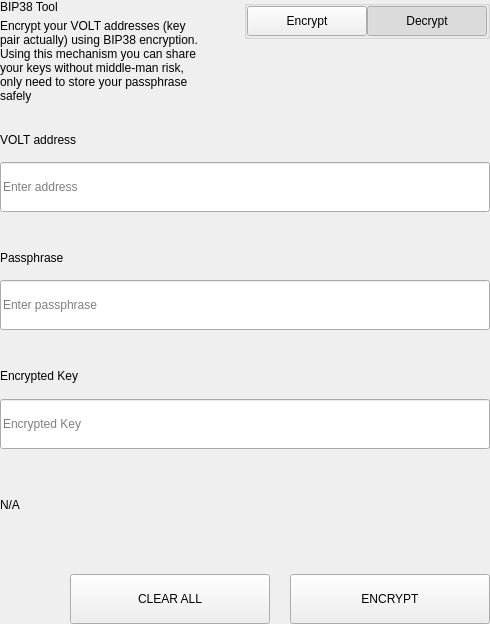
<?xml version="1.0" encoding="UTF-8"?>
<ui version="4.0">
 <class>SettingsBitToolWidget</class>
 <widget class="QWidget" name="SettingsBitToolWidget">
  <property name="geometry">
   <rect>
    <x>0</x>
    <y>0</y>
    <width>490</width>
    <height>624</height>
   </rect>
  </property>
  <property name="windowTitle">
   <string notr="true">N/A</string>
  </property>
  <layout class="QVBoxLayout" name="verticalLayout">
   <property name="spacing">
    <number>0</number>
   </property>
   <property name="leftMargin">
    <number>0</number>
   </property>
   <property name="topMargin">
    <number>0</number>
   </property>
   <property name="rightMargin">
    <number>0</number>
   </property>
   <property name="bottomMargin">
    <number>0</number>
   </property>
   <item>
    <widget class="QWidget" name="left" native="true">
     <layout class="QVBoxLayout" name="verticalLayout_3">
      <property name="leftMargin">
       <number>0</number>
      </property>
      <property name="topMargin">
       <number>0</number>
      </property>
      <property name="rightMargin">
       <number>0</number>
      </property>
      <property name="bottomMargin">
       <number>0</number>
      </property>
      <item>
       <layout class="QVBoxLayout" name="verticalLayout_2">
        <property name="spacing">
         <number>0</number>
        </property>
        <item>
         <layout class="QHBoxLayout" name="horizontalLayout_3" stretch="3,1">
          <property name="spacing">
           <number>40</number>
          </property>
          <item>
           <layout class="QVBoxLayout" name="verticalLayoutTitle">
            <property name="spacing">
             <number>5</number>
            </property>
            <item>
             <widget class="QLabel" name="labelTitle">
              <property name="text">
               <string>BIP38 Tool</string>
              </property>
             </widget>
            </item>
            <item>
             <widget class="QLabel" name="labelSubtitle1">
              <property name="text">
               <string>Encrypt your VOLT addresses (key pair actually) using BIP38 encryption.
Using this mechanism you can share your keys without middle-man risk, only need to store your passphrase safely</string>
              </property>
              <property name="wordWrap">
               <bool>true</bool>
              </property>
             </widget>
            </item>
           </layout>
          </item>
          <item alignment="Qt::AlignTop">
           <widget class="QGroupBox" name="groupBox">
            <property name="title">
             <string/>
            </property>
            <property name="alignment">
             <set>Qt::AlignLeading|Qt::AlignLeft|Qt::AlignTop</set>
            </property>
            <layout class="QHBoxLayout" name="horizontalLayout_4">
             <property name="spacing">
              <number>0</number>
             </property>
             <property name="leftMargin">
              <number>0</number>
             </property>
             <property name="topMargin">
              <number>0</number>
             </property>
             <property name="rightMargin">
              <number>0</number>
             </property>
             <property name="bottomMargin">
              <number>0</number>
             </property>
             <item>
              <spacer name="horizontalSpacer">
               <property name="orientation">
                <enum>Qt::Horizontal</enum>
               </property>
               <property name="sizeHint" stdset="0">
                <size>
                 <width>40</width>
                 <height>20</height>
                </size>
               </property>
              </spacer>
             </item>
             <item>
              <widget class="QPushButton" name="pushLeft">
               <property name="minimumSize">
                <size>
                 <width>120</width>
                 <height>30</height>
                </size>
               </property>
               <property name="maximumSize">
                <size>
                 <width>120</width>
                 <height>30</height>
                </size>
               </property>
               <property name="focusPolicy">
                <enum>Qt::NoFocus</enum>
               </property>
               <property name="text">
                <string>Encrypt</string>
               </property>
               <property name="checkable">
                <bool>true</bool>
               </property>
               <property name="autoExclusive">
                <bool>true</bool>
               </property>
              </widget>
             </item>
             <item>
              <widget class="QPushButton" name="pushRight">
               <property name="minimumSize">
                <size>
                 <width>120</width>
                 <height>30</height>
                </size>
               </property>
               <property name="maximumSize">
                <size>
                 <width>120</width>
                 <height>30</height>
                </size>
               </property>
               <property name="focusPolicy">
                <enum>Qt::NoFocus</enum>
               </property>
               <property name="text">
                <string>Decrypt</string>
               </property>
               <property name="checkable">
                <bool>true</bool>
               </property>
               <property name="checked">
                <bool>true</bool>
               </property>
               <property name="autoExclusive">
                <bool>true</bool>
               </property>
              </widget>
             </item>
            </layout>
           </widget>
          </item>
         </layout>
        </item>
        <item>
         <widget class="QStackedWidget" name="stackedWidget">
          <property name="currentIndex">
           <number>1</number>
          </property>
          <widget class="QWidget" name="pageDecrypt">
           <layout class="QVBoxLayout" name="verticalLayout_5">
            <property name="spacing">
             <number>0</number>
            </property>
            <property name="leftMargin">
             <number>0</number>
            </property>
            <property name="topMargin">
             <number>0</number>
            </property>
            <property name="rightMargin">
             <number>0</number>
            </property>
            <property name="bottomMargin">
             <number>0</number>
            </property>
            <item>
             <widget class="QWidget" name="widget" native="true">
              <property name="minimumSize">
               <size>
                <width>0</width>
                <height>100</height>
               </size>
              </property>
              <layout class="QVBoxLayout" name="verticalLayout_4">
               <property name="spacing">
                <number>0</number>
               </property>
               <property name="leftMargin">
                <number>0</number>
               </property>
               <property name="topMargin">
                <number>0</number>
               </property>
               <property name="rightMargin">
                <number>0</number>
               </property>
               <property name="bottomMargin">
                <number>0</number>
               </property>
               <item>
                <spacer name="verticalSpacer_2">
                 <property name="orientation">
                  <enum>Qt::Vertical</enum>
                 </property>
                 <property name="sizeType">
                  <enum>QSizePolicy::Fixed</enum>
                 </property>
                 <property name="sizeHint" stdset="0">
                  <size>
                   <width>20</width>
                   <height>20</height>
                  </size>
                 </property>
                </spacer>
               </item>
               <item>
                <layout class="QHBoxLayout" name="horizontalLayout_6" stretch="2">
                 <property name="spacing">
                  <number>0</number>
                 </property>
                 <item>
                  <layout class="QVBoxLayout" name="verticalLayout_7">
                   <property name="spacing">
                    <number>9</number>
                   </property>
                   <item>
                    <widget class="QLabel" name="labelSubtitleKey">
                     <property name="minimumSize">
                      <size>
                       <width>0</width>
                       <height>20</height>
                      </size>
                     </property>
                     <property name="maximumSize">
                      <size>
                       <width>16777215</width>
                       <height>20</height>
                      </size>
                     </property>
                     <property name="text">
                      <string>Encrypted key</string>
                     </property>
                    </widget>
                   </item>
                   <item>
                    <widget class="QLineEdit" name="lineEditKey">
                     <property name="minimumSize">
                      <size>
                       <width>0</width>
                       <height>50</height>
                      </size>
                     </property>
                     <property name="maximumSize">
                      <size>
                       <width>16777215</width>
                       <height>50</height>
                      </size>
                     </property>
                     <property name="placeholderText">
                      <string>Enter a encrypted key</string>
                     </property>
                    </widget>
                   </item>
                  </layout>
                 </item>
                </layout>
               </item>
               <item>
                <spacer name="verticalSpacer_3">
                 <property name="orientation">
                  <enum>Qt::Vertical</enum>
                 </property>
                 <property name="sizeType">
                  <enum>QSizePolicy::Fixed</enum>
                 </property>
                 <property name="sizeHint" stdset="0">
                  <size>
                   <width>20</width>
                   <height>20</height>
                  </size>
                 </property>
                </spacer>
               </item>
               <item>
                <layout class="QVBoxLayout" name="verticalLayout_9">
                 <property name="spacing">
                  <number>9</number>
                 </property>
                 <item>
                  <widget class="QLabel" name="labelSubtitlePassphrase">
                   <property name="maximumSize">
                    <size>
                     <width>16777215</width>
                     <height>20</height>
                    </size>
                   </property>
                   <property name="text">
                    <string>Passphrase</string>
                   </property>
                  </widget>
                 </item>
                 <item>
                  <widget class="QLineEdit" name="lineEditPassphrase">
                   <property name="minimumSize">
                    <size>
                     <width>0</width>
                     <height>50</height>
                    </size>
                   </property>
                   <property name="maximumSize">
                    <size>
                     <width>16777215</width>
                     <height>50</height>
                    </size>
                   </property>
                   <property name="placeholderText">
                    <string>Enter a passphrase</string>
                   </property>
                  </widget>
                 </item>
                </layout>
               </item>
               <item>
                <spacer name="verticalSpacer_4">
                 <property name="orientation">
                  <enum>Qt::Vertical</enum>
                 </property>
                 <property name="sizeType">
                  <enum>QSizePolicy::Fixed</enum>
                 </property>
                 <property name="sizeHint" stdset="0">
                  <size>
                   <width>20</width>
                   <height>20</height>
                  </size>
                 </property>
                </spacer>
               </item>
               <item>
                <widget class="QWidget" name="widget_3" native="true">
                 <property name="sizePolicy">
                  <sizepolicy hsizetype="Preferred" vsizetype="Fixed">
                   <horstretch>0</horstretch>
                   <verstretch>0</verstretch>
                  </sizepolicy>
                 </property>
                 <layout class="QVBoxLayout" name="verticalLayout_10">
                  <property name="spacing">
                   <number>9</number>
                  </property>
                  <property name="leftMargin">
                   <number>0</number>
                  </property>
                  <property name="topMargin">
                   <number>0</number>
                  </property>
                  <property name="rightMargin">
                   <number>0</number>
                  </property>
                  <property name="bottomMargin">
                   <number>0</number>
                  </property>
                  <item>
                   <widget class="QLabel" name="labelSubtitleDecryptResult">
                    <property name="minimumSize">
                     <size>
                      <width>0</width>
                      <height>20</height>
                     </size>
                    </property>
                    <property name="maximumSize">
                     <size>
                      <width>16777215</width>
                      <height>20</height>
                     </size>
                    </property>
                    <property name="text">
                     <string>Decrypted address result</string>
                    </property>
                   </widget>
                  </item>
                  <item>
                   <widget class="QWidget" name="widget_4" native="true">
                    <layout class="QHBoxLayout" name="horizontalLayout" stretch="6,0,1">
                     <property name="spacing">
                      <number>0</number>
                     </property>
                     <property name="leftMargin">
                      <number>0</number>
                     </property>
                     <property name="topMargin">
                      <number>0</number>
                     </property>
                     <property name="rightMargin">
                      <number>0</number>
                     </property>
                     <property name="bottomMargin">
                      <number>0</number>
                     </property>
                     <item alignment="Qt::AlignVCenter">
                      <widget class="QLineEdit" name="lineEditDecryptResult">
                       <property name="minimumSize">
                        <size>
                         <width>0</width>
                         <height>50</height>
                        </size>
                       </property>
                       <property name="maximumSize">
                        <size>
                         <width>16777215</width>
                         <height>50</height>
                        </size>
                       </property>
                       <property name="placeholderText">
                        <string>Decrypted Address</string>
                       </property>
                      </widget>
                     </item>
                     <item>
                      <spacer name="horizontalSpacer_4">
                       <property name="orientation">
                        <enum>Qt::Horizontal</enum>
                       </property>
                       <property name="sizeType">
                        <enum>QSizePolicy::Fixed</enum>
                       </property>
                       <property name="sizeHint" stdset="0">
                        <size>
                         <width>20</width>
                         <height>50</height>
                        </size>
                       </property>
                      </spacer>
                     </item>
                     <item>
                      <widget class="QPushButton" name="pushButtonImport">
                       <property name="minimumSize">
                        <size>
                         <width>140</width>
                         <height>40</height>
                        </size>
                       </property>
                       <property name="text">
                        <string>Import Address</string>
                       </property>
                      </widget>
                     </item>
                    </layout>
                   </widget>
                  </item>
                 </layout>
                </widget>
               </item>
               <item>
                <widget class="QLabel" name="statusLabel_DEC">
                 <property name="maximumSize">
                  <size>
                   <width>16777215</width>
                   <height>40</height>
                  </size>
                 </property>
                 <property name="text">
                  <string/>
                 </property>
                </widget>
               </item>
               <item>
                <spacer name="verticalSpacer">
                 <property name="orientation">
                  <enum>Qt::Vertical</enum>
                 </property>
                 <property name="sizeType">
                  <enum>QSizePolicy::Preferred</enum>
                 </property>
                 <property name="sizeHint" stdset="0">
                  <size>
                   <width>20</width>
                   <height>20</height>
                  </size>
                 </property>
                </spacer>
               </item>
               <item>
                <layout class="QHBoxLayout" name="horizontalLayout_7">
                 <property name="spacing">
                  <number>0</number>
                 </property>
                 <item>
                  <spacer name="horizontalSpacer_5">
                   <property name="orientation">
                    <enum>Qt::Horizontal</enum>
                   </property>
                   <property name="sizeType">
                    <enum>QSizePolicy::Expanding</enum>
                   </property>
                   <property name="sizeHint" stdset="0">
                    <size>
                     <width>40</width>
                     <height>20</height>
                    </size>
                   </property>
                  </spacer>
                 </item>
                 <item>
                  <widget class="QPushButton" name="pushButtonDecryptClear">
                   <property name="minimumSize">
                    <size>
                     <width>200</width>
                     <height>50</height>
                    </size>
                   </property>
                   <property name="maximumSize">
                    <size>
                     <width>200</width>
                     <height>50</height>
                    </size>
                   </property>
                   <property name="text">
                    <string>CLEAR</string>
                   </property>
                  </widget>
                 </item>
                 <item>
                  <spacer name="horizontalSpacer_3">
                   <property name="orientation">
                    <enum>Qt::Horizontal</enum>
                   </property>
                   <property name="sizeType">
                    <enum>QSizePolicy::Fixed</enum>
                   </property>
                   <property name="sizeHint" stdset="0">
                    <size>
                     <width>20</width>
                     <height>20</height>
                    </size>
                   </property>
                  </spacer>
                 </item>
                 <item>
                  <widget class="QPushButton" name="pushButtonDecrypt">
                   <property name="minimumSize">
                    <size>
                     <width>200</width>
                     <height>50</height>
                    </size>
                   </property>
                   <property name="maximumSize">
                    <size>
                     <width>200</width>
                     <height>50</height>
                    </size>
                   </property>
                   <property name="text">
                    <string>DECRYPT KEY</string>
                   </property>
                  </widget>
                 </item>
                </layout>
               </item>
              </layout>
             </widget>
            </item>
           </layout>
          </widget>
          <widget class="QWidget" name="pageEncrypt">
           <layout class="QVBoxLayout" name="verticalLayout_11">
            <property name="spacing">
             <number>0</number>
            </property>
            <property name="leftMargin">
             <number>0</number>
            </property>
            <property name="topMargin">
             <number>0</number>
            </property>
            <property name="rightMargin">
             <number>0</number>
            </property>
            <property name="bottomMargin">
             <number>0</number>
            </property>
            <item>
             <spacer name="verticalSpacer_8">
              <property name="orientation">
               <enum>Qt::Vertical</enum>
              </property>
              <property name="sizeType">
               <enum>QSizePolicy::Fixed</enum>
              </property>
              <property name="sizeHint" stdset="0">
               <size>
                <width>20</width>
                <height>20</height>
               </size>
              </property>
             </spacer>
            </item>
            <item>
             <widget class="QWidget" name="containerAddressEnc" native="true">
              <layout class="QVBoxLayout" name="containerAddressEncLayout">
               <property name="spacing">
                <number>5</number>
               </property>
               <property name="leftMargin">
                <number>0</number>
               </property>
               <property name="topMargin">
                <number>0</number>
               </property>
               <property name="rightMargin">
                <number>0</number>
               </property>
               <property name="bottomMargin">
                <number>0</number>
               </property>
               <item>
                <widget class="QLabel" name="labelSubtitleAddress">
                 <property name="minimumSize">
                  <size>
                   <width>0</width>
                   <height>20</height>
                  </size>
                 </property>
                 <property name="maximumSize">
                  <size>
                   <width>16777215</width>
                   <height>20</height>
                  </size>
                 </property>
                 <property name="text">
                  <string>VOLT address</string>
                 </property>
                </widget>
               </item>
               <item>
                <widget class="QLineEdit" name="addressIn_ENC">
                 <property name="minimumSize">
                  <size>
                   <width>0</width>
                   <height>50</height>
                  </size>
                 </property>
                 <property name="placeholderText">
                  <string>Enter address</string>
                 </property>
                </widget>
               </item>
              </layout>
             </widget>
            </item>
            <item>
             <spacer name="verticalSpacer_6">
              <property name="orientation">
               <enum>Qt::Vertical</enum>
              </property>
              <property name="sizeType">
               <enum>QSizePolicy::Fixed</enum>
              </property>
              <property name="sizeHint" stdset="0">
               <size>
                <width>20</width>
                <height>20</height>
               </size>
              </property>
             </spacer>
            </item>
            <item>
             <widget class="QWidget" name="containerAddress" native="true">
              <layout class="QHBoxLayout" name="horizontalLayout_9" stretch="2">
               <property name="spacing">
                <number>0</number>
               </property>
               <property name="leftMargin">
                <number>0</number>
               </property>
               <property name="topMargin">
                <number>0</number>
               </property>
               <property name="rightMargin">
                <number>0</number>
               </property>
               <property name="bottomMargin">
                <number>0</number>
               </property>
               <item>
                <layout class="QVBoxLayout" name="verticalLayout_8">
                 <property name="spacing">
                  <number>5</number>
                 </property>
                 <item>
                  <widget class="QLabel" name="labelSubtitleMessage">
                   <property name="minimumSize">
                    <size>
                     <width>0</width>
                     <height>20</height>
                    </size>
                   </property>
                   <property name="maximumSize">
                    <size>
                     <width>16777215</width>
                     <height>20</height>
                    </size>
                   </property>
                   <property name="text">
                    <string>Passphrase</string>
                   </property>
                  </widget>
                 </item>
                 <item>
                  <widget class="QLineEdit" name="passphraseIn_ENC">
                   <property name="minimumSize">
                    <size>
                     <width>0</width>
                     <height>50</height>
                    </size>
                   </property>
                   <property name="maximumSize">
                    <size>
                     <width>16777215</width>
                     <height>50</height>
                    </size>
                   </property>
                   <property name="placeholderText">
                    <string>Enter passphrase</string>
                   </property>
                  </widget>
                 </item>
                </layout>
               </item>
              </layout>
             </widget>
            </item>
            <item>
             <spacer name="verticalSpacer_7">
              <property name="orientation">
               <enum>Qt::Vertical</enum>
              </property>
              <property name="sizeType">
               <enum>QSizePolicy::Fixed</enum>
              </property>
              <property name="sizeHint" stdset="0">
               <size>
                <width>20</width>
                <height>20</height>
               </size>
              </property>
             </spacer>
            </item>
            <item>
             <widget class="QWidget" name="widget_2" native="true">
              <property name="minimumSize">
               <size>
                <width>0</width>
                <height>75</height>
               </size>
              </property>
              <property name="maximumSize">
               <size>
                <width>16777215</width>
                <height>16777215</height>
               </size>
              </property>
              <layout class="QVBoxLayout" name="verticalLayout_6">
               <property name="leftMargin">
                <number>0</number>
               </property>
               <property name="topMargin">
                <number>0</number>
               </property>
               <property name="rightMargin">
                <number>0</number>
               </property>
               <property name="bottomMargin">
                <number>0</number>
               </property>
               <item>
                <widget class="QLabel" name="labelSubtitleEncryptedKey">
                 <property name="minimumSize">
                  <size>
                   <width>0</width>
                   <height>20</height>
                  </size>
                 </property>
                 <property name="maximumSize">
                  <size>
                   <width>16777215</width>
                   <height>20</height>
                  </size>
                 </property>
                 <property name="text">
                  <string>Encrypted Key</string>
                 </property>
                </widget>
               </item>
               <item>
                <widget class="QLineEdit" name="encryptedKeyOut_ENC">
                 <property name="minimumSize">
                  <size>
                   <width>0</width>
                   <height>50</height>
                  </size>
                 </property>
                 <property name="placeholderText">
                  <string>Encrypted Key</string>
                 </property>
                </widget>
               </item>
              </layout>
             </widget>
            </item>
            <item>
             <widget class="QLabel" name="statusLabel_ENC">
              <property name="text">
               <string notr="true">N/A</string>
              </property>
             </widget>
            </item>
            <item>
             <spacer name="verticalSpacer_5">
              <property name="orientation">
               <enum>Qt::Vertical</enum>
              </property>
              <property name="sizeType">
               <enum>QSizePolicy::Fixed</enum>
              </property>
              <property name="sizeHint" stdset="0">
               <size>
                <width>20</width>
                <height>20</height>
               </size>
              </property>
             </spacer>
            </item>
            <item>
             <layout class="QHBoxLayout" name="horizontalLayout_8">
              <property name="spacing">
               <number>0</number>
              </property>
              <item>
               <spacer name="horizontalSpacer_6">
                <property name="orientation">
                 <enum>Qt::Horizontal</enum>
                </property>
                <property name="sizeType">
                 <enum>QSizePolicy::Expanding</enum>
                </property>
                <property name="sizeHint" stdset="0">
                 <size>
                  <width>40</width>
                  <height>20</height>
                 </size>
                </property>
               </spacer>
              </item>
              <item>
               <widget class="QPushButton" name="pushButtonClear">
                <property name="minimumSize">
                 <size>
                  <width>200</width>
                  <height>50</height>
                 </size>
                </property>
                <property name="focusPolicy">
                 <enum>Qt::NoFocus</enum>
                </property>
                <property name="text">
                 <string>CLEAR ALL</string>
                </property>
               </widget>
              </item>
              <item>
               <spacer name="horizontalSpacer_2">
                <property name="orientation">
                 <enum>Qt::Horizontal</enum>
                </property>
                <property name="sizeType">
                 <enum>QSizePolicy::Fixed</enum>
                </property>
                <property name="sizeHint" stdset="0">
                 <size>
                  <width>20</width>
                  <height>20</height>
                 </size>
                </property>
               </spacer>
              </item>
              <item>
               <widget class="QPushButton" name="pushButtonEncrypt">
                <property name="minimumSize">
                 <size>
                  <width>200</width>
                  <height>50</height>
                 </size>
                </property>
                <property name="maximumSize">
                 <size>
                  <width>200</width>
                  <height>50</height>
                 </size>
                </property>
                <property name="focusPolicy">
                 <enum>Qt::NoFocus</enum>
                </property>
                <property name="text">
                 <string>ENCRYPT</string>
                </property>
               </widget>
              </item>
             </layout>
            </item>
           </layout>
          </widget>
         </widget>
        </item>
       </layout>
      </item>
     </layout>
    </widget>
   </item>
  </layout>
 </widget>
 <resources/>
 <connections/>
</ui>
